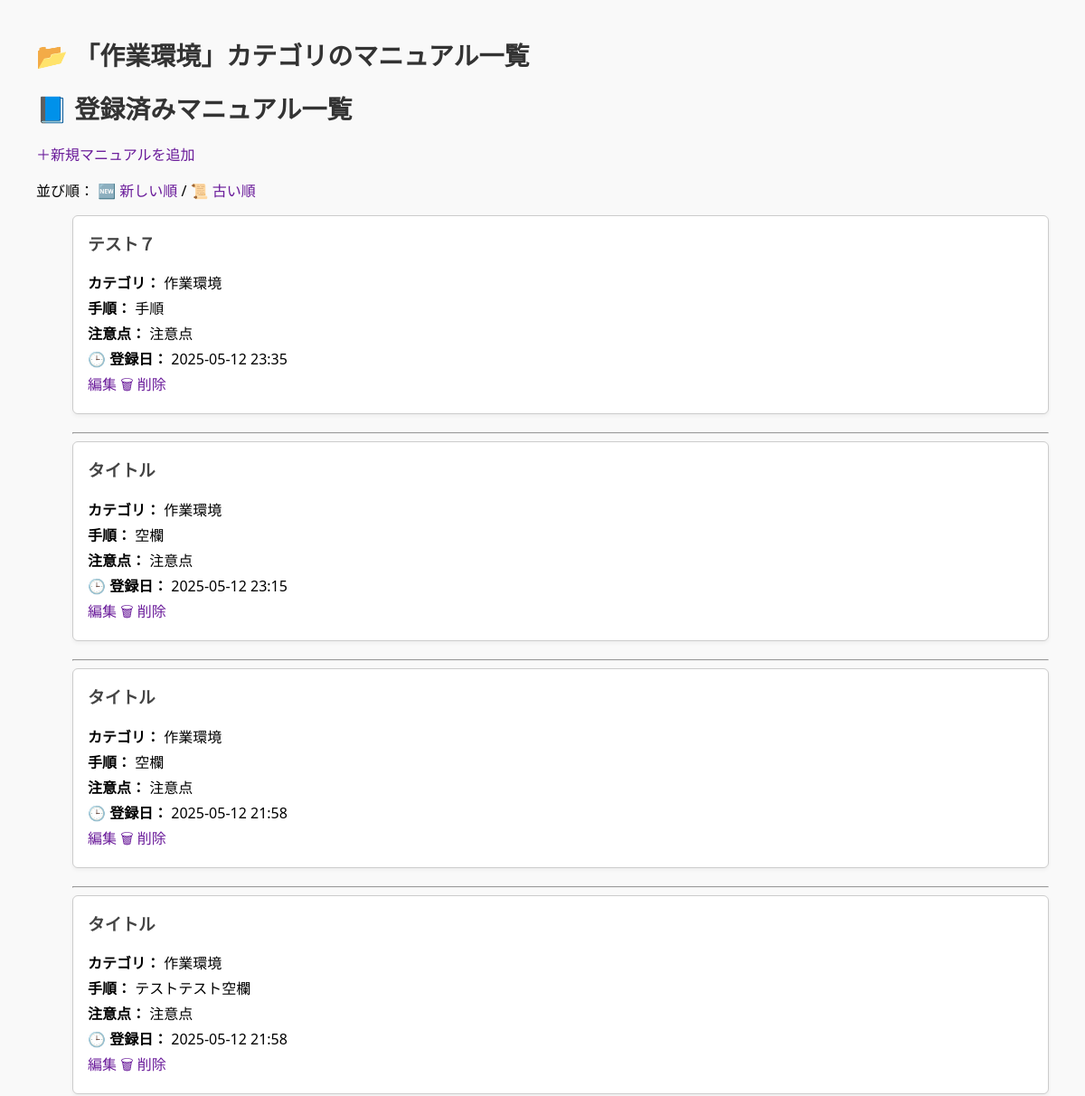
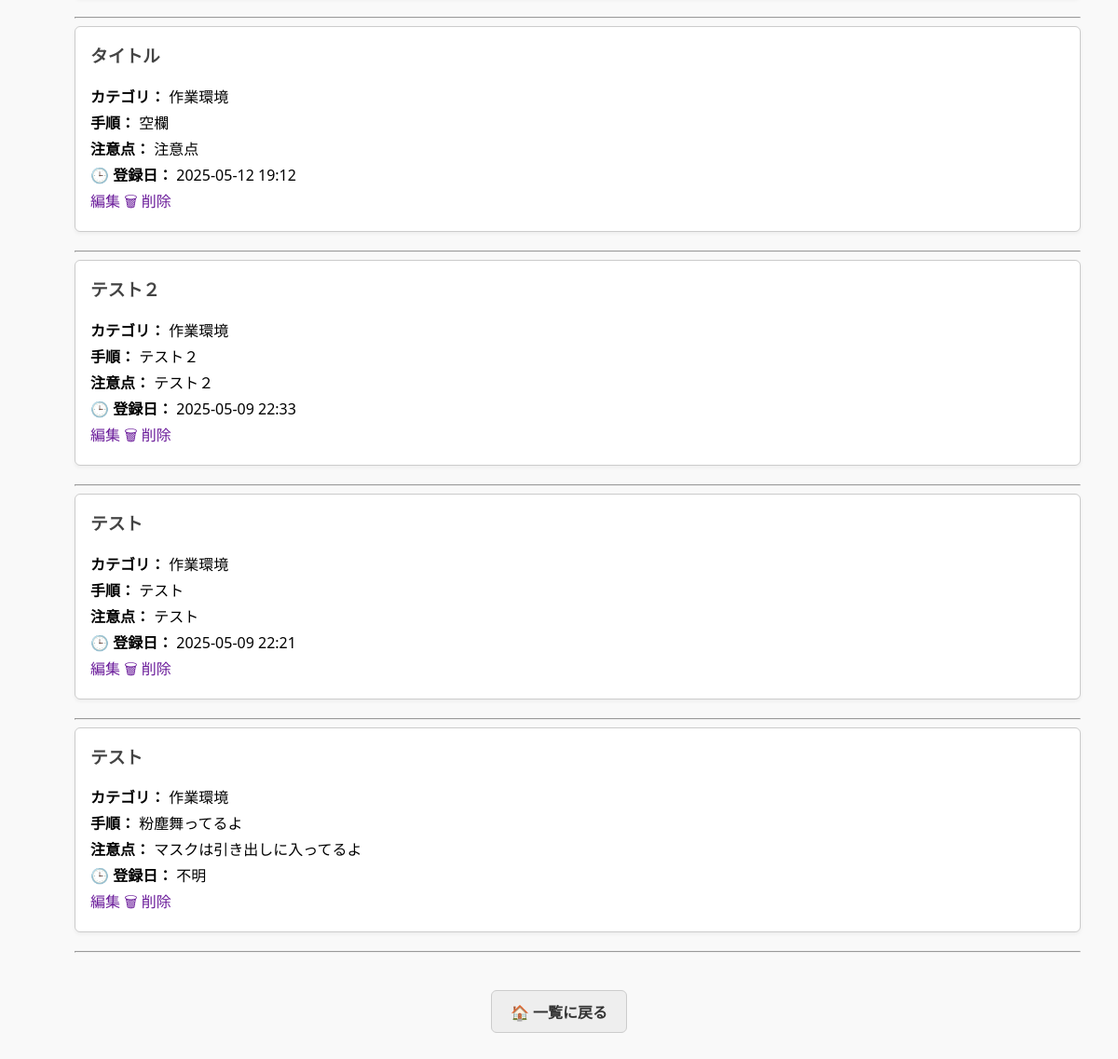
The page /category/作業環境 on the database its author committed (2 pictures, top to bottom).
### tables this page shows
CREATE TABLE ideas (
    name TEXT,
    category TEXT,
    idea TEXT,
    note TEXT
, created_at TEXT);

### app.py (the view)
@app.route("/category/<category>")
def category_view(category):
    sort = request.args.get("sort", "desc")  # クエリから並び順を取得（デフォルト：降順）
    order_clause = "ORDER BY datetime(created_at) DESC" if sort == "desc" else "ORDER BY datetime(created_at) ASC"
    conn = sqlite3.connect("ideas.db")
    c = conn.cursor()
    query = f"""
        SELECT rowid, name, category, idea, note, created_at
        FROM ideas
        WHERE category = ?
        {order_clause}
    """
    c.execute(query, (category,))
    manuals = c.fetchall()
    conn.close()
    return render_template("category.html", manuals=manuals, category=category, sort=sort)

### templates/category.html (shortened to what this page needs)
<!DOCTYPE html>
<html lang="ja">
<head>
</head>
<body>
    {% if category %}
      <h1>📂 「{{ category }}」カテゴリのマニュアル一覧</h1>
    {% endif %}
    <h1>📘 登録済みマニュアル一覧</h1>
    <a href="/add">＋新規マニュアルを追加</a>
    <p>
        並び順：
        <a href="{{ url_for('category_view', category=category, sort='desc') }}">🆕 新しい順</a> /
        <a href="{{ url_for('category_view', category=category, sort='asc') }}">📜 古い順</a>
    </p>
    <ul>
        {% for manual in manuals %}
        <div class="manual">
            <h3>{{ manual[1] }}</h3>
            <p><strong>カテゴリ：</strong> {{ manual[2] }}</p>
            <p><strong>手順：</strong> {{ manual[3] }}</p>
            <p><strong>注意点：</strong> {{ manual[4] }}</p>
            <p><strong>🕒 登録日：</strong>
                {% if manual[5] %}
                  {{ manual[5][:16].replace("T", " ") }}
                {% else %}
                  不明
                {% endif %}
              </p>
            <a href="/edit/{{ manual[0] }}">編集</a>
            <a href="/delete/{{ manual[0] }}" onclick="return confirm('このマニュアルを削除しますか？')">🗑 削除</a>
        </div>
        <hr>
        {% endfor %}
    </ul>
    <div style="margin-top: 40px; text-align: center;">
        <a href="/" style="
          display: inline-block;
          padding: 10px 20px;
          background-color: #eee;
          border-radius: 6px;
          text-decoration: none;
          color: #333;
          font-weight: bold;
          border: 1px solid #ccc;">
          🏠 一覧に戻る
        </a>
    </div>
</body>
</html>

### templates/category.html (style rules this page uses)
body { font-family: 'Segoe UI', sans-serif; margin: 40px; background-color: #f9f9f9; }
h1 { color: #333; font-size: 28px; }
a { color: #6a1b9a; text-decoration: none; }
.manual { background: #fff; border: 1px solid #ccc; border-radius: 6px; padding: 16px; margin-bottom: 20px; box-shadow: 0 2px 4px rgba(0,0,0,0.05); }
.manual h3 { margin-top: 0; color: #444; }
.manual p { margin: 4px 0; }

### rows shown on the page
ideas: name "テスト７", category "作業環境", idea "手順", note "注意点", created_at "2025-05-12 23:35"
ideas: name "タイトル", category "作業環境", idea "空欄", note "注意点", created_at "2025-05-12 23:15"
ideas: name "タイトル", category "作業環境", idea "空欄", note "注意点", created_at "2025-05-12 21:58"
ideas: name "タイトル", category "作業環境", idea "テストテスト空欄", note "注意点", created_at "2025-05-12 21:58"
ideas: name "タイトル", category "作業環境", idea "空欄", note "注意点", created_at "2025-05-12 19:12"
ideas: name "テスト２", category "作業環境", idea "テスト２", note "テスト２", created_at "2025-05-09 22:33"
ideas: name "テスト", category "作業環境", idea "テスト", note "テスト", created_at "2025-05-09 22:21"
ideas: name "テスト", category "作業環境", idea "粉塵舞ってるよ", note "マスクは引き出しに入ってるよ", shows "不明"

### other values the page prints
{{ category }} "作業環境"
